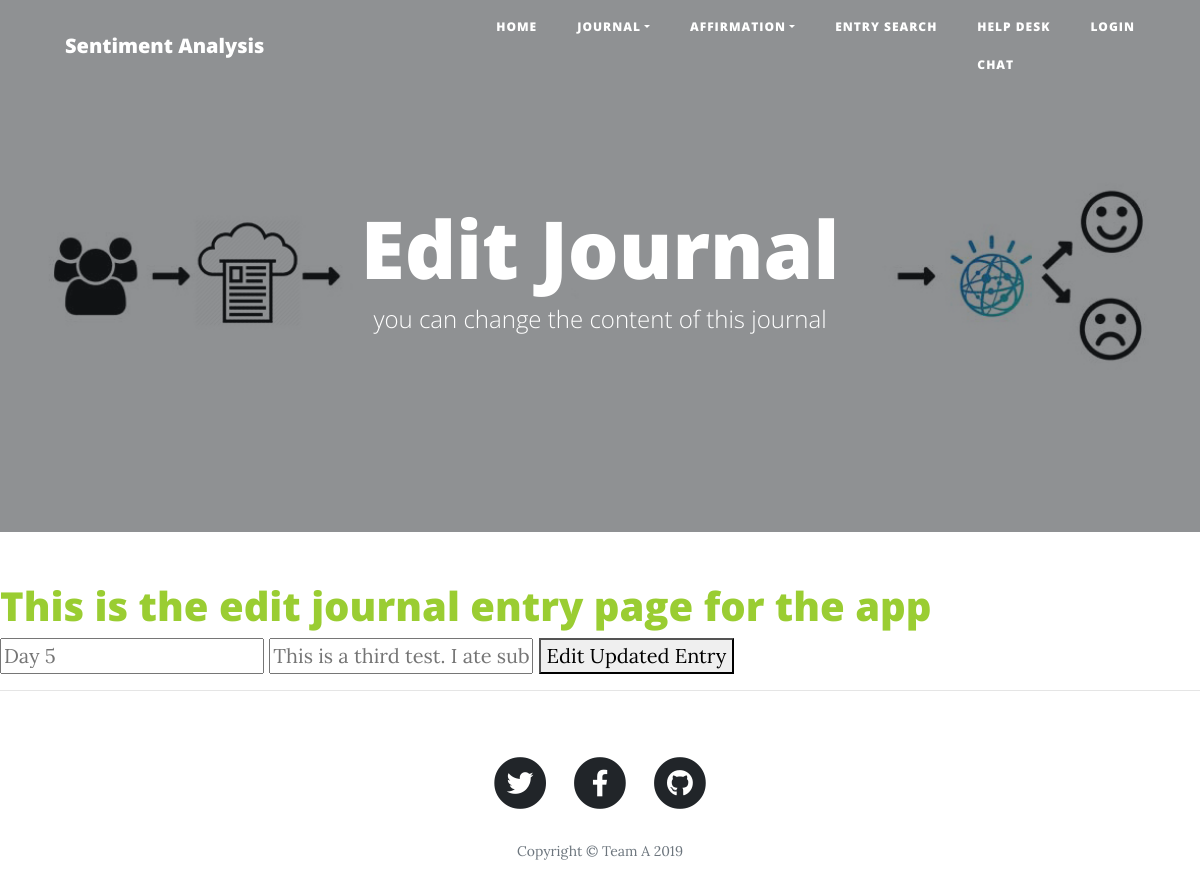
Screenshot of /edit/1 with the database file from the repository.
### app/main/models.py (models this page shows)
class JournalEntry(db.Model):
    __tablename__ = "JournalEntry"
    EntryID = db.Column(db.Integer, primary_key=True, nullable = False, autoincrement = True)
    EntryTitle = db.Column(db.String)
    EntryText = db.Column(db.String)
    Date_Time = db.Column(db.DateTime, nullable = False)
    EntryEmotion = db.Column(db.String)
    J_ID = db.Column(db.Integer, db.ForeignKey('Journal.JournalID'), nullable = False)

### app/main/routes.py (the view)
@bp.route('/edit/<int:EntryID>', methods=['GET', 'POST', 'PUT'])
def edit(EntryID):
    entry = JournalEntry.query.get(EntryID)
    entries = JournalEntry.query.filter_by(EntryID=EntryID)
    entries = JournalEntry.query.all()
    if (request.method == "POST"):
        entry.EntryTitle = request.form.get("newtitle")
        entry.EntryText = request.form.get("newtext")
        return render_template('journal.html', entries=entries)
    return render_template('edit.html', entries=entries)

### app/main/templates/edit.html (shortened to what this page needs)
{% extends 'base.html' %}
{% block header %}
      <header class="masthead" style="background-image: url('/static/img/index-b.jpg')">
    <div class="overlay"></div>
    <div class="container">
      <div class="row">
        <div class="col-lg-8 col-md-10 mx-auto">
          <div class="site-heading">
            <h1>Edit Journal</h1>
            <span class="subheading">you can change the content of this journal</span>
          </div>
        </div>
      </div>
    </div>
  </header>
{% endblock %}
        {% block content%}
        <h1 style= "color:yellowgreen;">This is the edit journal entry page for the app</h1>
        {% for entry in entries %}
        <div class="journal-entry">
            <form action="{{url_for('main.edit' , EntryID = entry.EntryID )}}" method="post">
              <input type="text" name="newtitle" placeholder="{{entry.EntryTitle}}">
              <input type="text" name="newtext" placeholder="{{entry.EntryText}}">
              <button type="submit"> Edit Updated Entry </button>
            </form>
        </div>
        {% endfor %}
        {% endblock %}

### rows the page displays
JournalEntry: newtitle "Day 5", newtext "This is a third test. I ate subway today but the cheese was bad"
